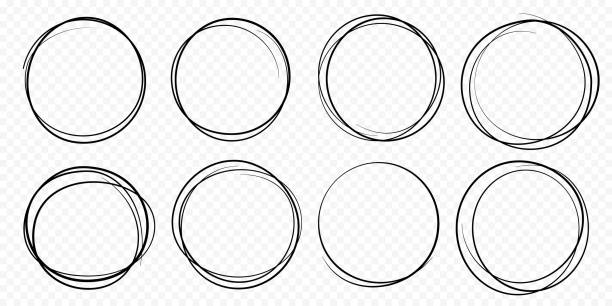
#> input picture images/circulos.jpg, 612 x 306 px
$ python -i operaciones_morfologicas.py   (imports and definitions only)
#> lines starting #> are read from the running program, lines starting #| are printed output that depends on the picture; after the words box and inside, x2 and y2 are one past the last pixel; in counts of white or black regions, pixels touching at a corner belong together
#> further down, picture is the input picture: shape (306, 612, 3); min 0, max 255, mean 235.7
#!/usr/bin/env python3
# -*- coding: utf-8 -*-
"""
Módulo de Operaciones Morfológicas para el Sistema de Detección Vehicular
========================================================================

Contiene todas las operaciones morfológicas necesarias para el
preprocesamiento en el sistema de detección vehicular.

Autor: Sistema de Detección Vehicular
Fecha: Octubre 2025
"""

import cv2
import numpy as np

class OperacionesMorfologicas:
    """
    Clase para operaciones morfológicas en imágenes binarias.
    """

    # [196 lines left out: functions crear_kernel, erosion, dilatacion, apertura, cierre, gradiente_morfologico and 4 more, not called in this run]

    @staticmethod
    def esqueletizacion(imagen):
        """
        Aplica esqueletización a una imagen binaria.

        Args:
            imagen: Imagen binaria

        Returns:
            Imagen esqueletizada
        """
        # Asegurar que la imagen sea binaria
        if len(imagen.shape) > 2:
            imagen_bin = cv2.cvtColor(imagen, cv2.COLOR_BGR2GRAY)
            _, imagen_bin = cv2.threshold(imagen_bin, 127, 255, cv2.THRESH_BINARY)
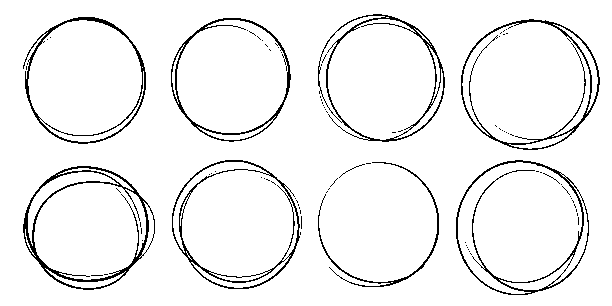
#> imagen_bin: shape (306, 612); 94.4% white; black in thin lines or dots, all inside (x1, y1, x2, y2) = (23, 14, 600, 295)
        else:
            imagen_bin = imagen.copy()

        # Crear una copia para el resultado
        esqueleto = np.zeros(imagen_bin.shape, np.uint8)

        # Implementación de esqueletización mediante sucesivas erosiones y aperturas
        kernel = cv2.getStructuringElement(cv2.MORPH_CROSS, (3, 3))
        img = imagen_bin.copy()

        while True:
            eroded = cv2.erode(img, kernel)
            temp = cv2.dilate(eroded, kernel)
            temp = cv2.subtract(img, temp)
            esqueleto = cv2.bitwise_or(esqueleto, temp)
            img = eroded.copy()

            if cv2.countNonZero(img) == 0:
                break
#> this loop made 79 passes
#> pass 1, in esqueletizacion, `eroded = cv2.erode(img, kernel)`:
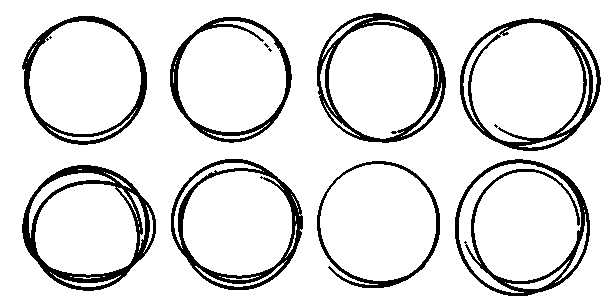
#> eroded: shape (306, 612); 88.5% white; 12 black regions (4 under 20 px), largest, box (x1, y1, x2, y2) and area: (22, 165, 156, 291) 3559, (455, 159, 590, 296) 3077, (460, 18, 601, 151) 2997
#> pass 1, in esqueletizacion, `temp = cv2.dilate(eroded, kernel)`:
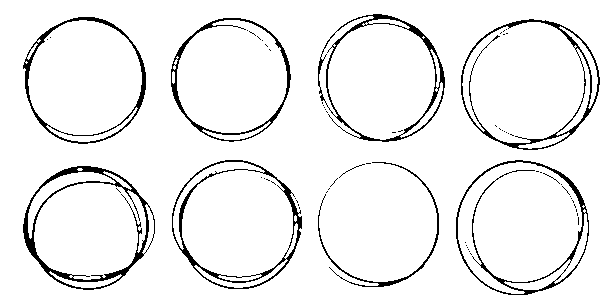
#> temp: shape (306, 612); 93.8% white; black in thin lines or dots, all inside (x1, y1, x2, y2) = (23, 14, 600, 295)
#> pass 1, in esqueletizacion, `temp = cv2.subtract(img, temp)`:
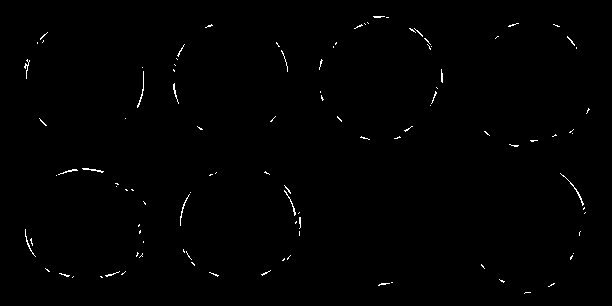
#> temp: shape (306, 612); 0.59% white in thin lines or dots, all inside (x1, y1, x2, y2) = (24, 16, 590, 294)
#> pass 2, in esqueletizacion, `eroded = cv2.erode(img, kernel)`:
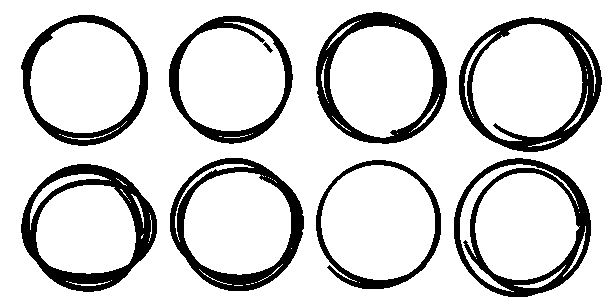
#> eroded: shape (306, 612); 83.5% white; 9 black regions, largest, box (x1, y1, x2, y2) and area: (21, 164, 157, 292) 4906, (454, 158, 591, 297) 4578, (459, 17, 602, 152) 4432
#> after the loop: eroded: shape (306, 612); every value is 0
#> after the loop:
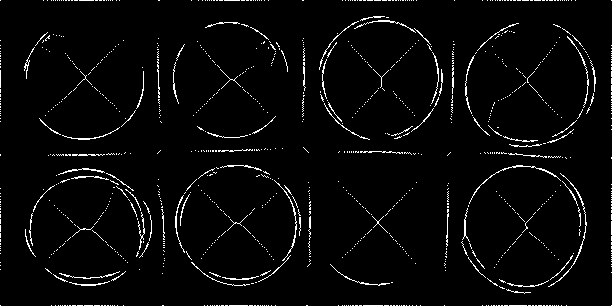
#> esqueleto: shape (306, 612); 3.3% white in thin lines or dots

        return esqueleto

    # [73 lines left out: functions rellenar_huecos, limpiar_bordes, not called in this run]

>>> import cv2
>>> picture = cv2.imread('../images/circulos.jpg')
>>> result = OperacionesMorfologicas().esqueletizacion(picture)
